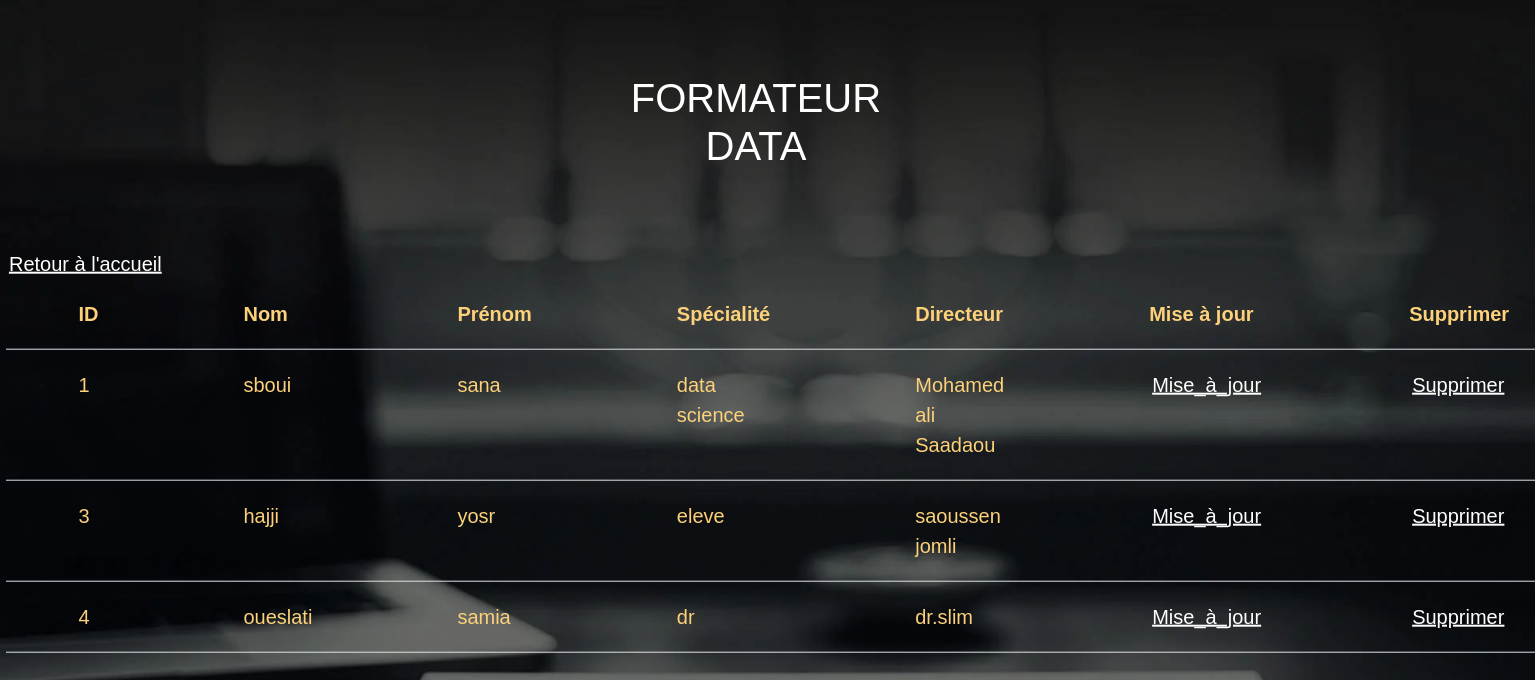
Screenshot of /showdb2.php with the database file from the repository.
### tables this page shows
CREATE TABLE `formateur` (
  `ID` int(11) NOT NULL,
  `Nom` varchar(20) NOT NULL,
  `Prénom` varchar(20) NOT NULL,
  `Spécialité` varchar(40) NOT NULL,
  `Directeur` varchar(40) NOT NULL
);

### showdb2.php (the view, shortened to what this page needs)
<!DOCTYPE html>
<html>
<head>
	<link href="https://cdn.jsdelivr.net/npm/bootstrap@5.2.0/dist/css/bootstrap.min.css" rel="stylesheet">
	<link rel="stylesheet" type="text/css" href="./style9.css">
</head>
<body style="margin: 50px;">
	<div class="formateur-form">
		<h1 style="text-align: center;">Formateur Data</h1>
		<br>
		<table class="table">
			<thead>
				<tr>
					<th>ID</th>
					<th>Nom</th>
					<th>Prénom</th>
					<th>Spécialité</th>
					<th>Directeur</th>
					<th>Mise à jour</th>
					<th>Supprimer</th>
				</tr>
			</thead>
			<tbody>
				<?php
					$connec = mysqli_connect("localhost", "root", "", "formulaire");
					$sql = "SELECT * FROM formateur ORDER BY ID";
					$requete = mysqli_query($connec, $sql);
					while ($result = mysqli_fetch_object($requete)){
						echo("<tr><td>".$result->ID."</td>
							  <td>".$result->Nom."</td>
							  <td>".$result->Prénom."</td>
							  <td>".$result->Spécialité."</td>
							  <td>".$result->Directeur."</td>
							  <td>"."<a href=\"update2.php?ID=".$result->ID."\">Mise_à_jour</a></td>
							  <td>"."<a href=\"delete2.php?ID=".$result->ID."\">Supprimer</a></td>
							");
					}
				?>
			</tbody>
		<a href="welcomepage.php">Retour à l'accueil</a>
		</table>
	</div>
</body>
</html>

### style9.css (style rules this page uses)
* { padding: 0; margin: 0; font-family: sans-serif; }
body { background: url('./lg_bg_img.jpg') no-repeat; background-size: cover; background-attachment: fixed; }
.formateur-form { width: 300px; position: absolute; color: #fff; top: 120px; left: 17%; transform: translate(-85%, -11.5%); }
.formateur-form h1 { font-size: 40px; text-align: center; text-transform: uppercase; left: 70%; transform: translate(200%, -15%); margin: 40px 0; }
.formateur-form tr { color: rgb(252, 209, 122); padding: 20px 72.5px; margin: 550px; font-size: 20px; }
.formateur-form th { color: rgb(252, 209, 122); padding: 20px 72.5px; margin: 550px; font-size: 20px; }
.formateur-form td { color: rgb(252, 209, 122); padding: 20px 72.5px; margin: 550px; font-size: 20px; }
.formateur-form a { color: #fff; padding: 20px 3px; margin: 0; font-size: 20px; }

### rows the page displays
formateur: ID "1", Nom "sboui", Prénom "sana", Spécialité "data science", Directeur "Mohamed ali Saadaou"
formateur: ID "3", Nom "hajji", Prénom "yosr", Spécialité "eleve", Directeur "saoussen jomli"
formateur: ID "4", Nom "oueslati", Prénom "samia", Spécialité "dr", Directeur "dr.slim"
